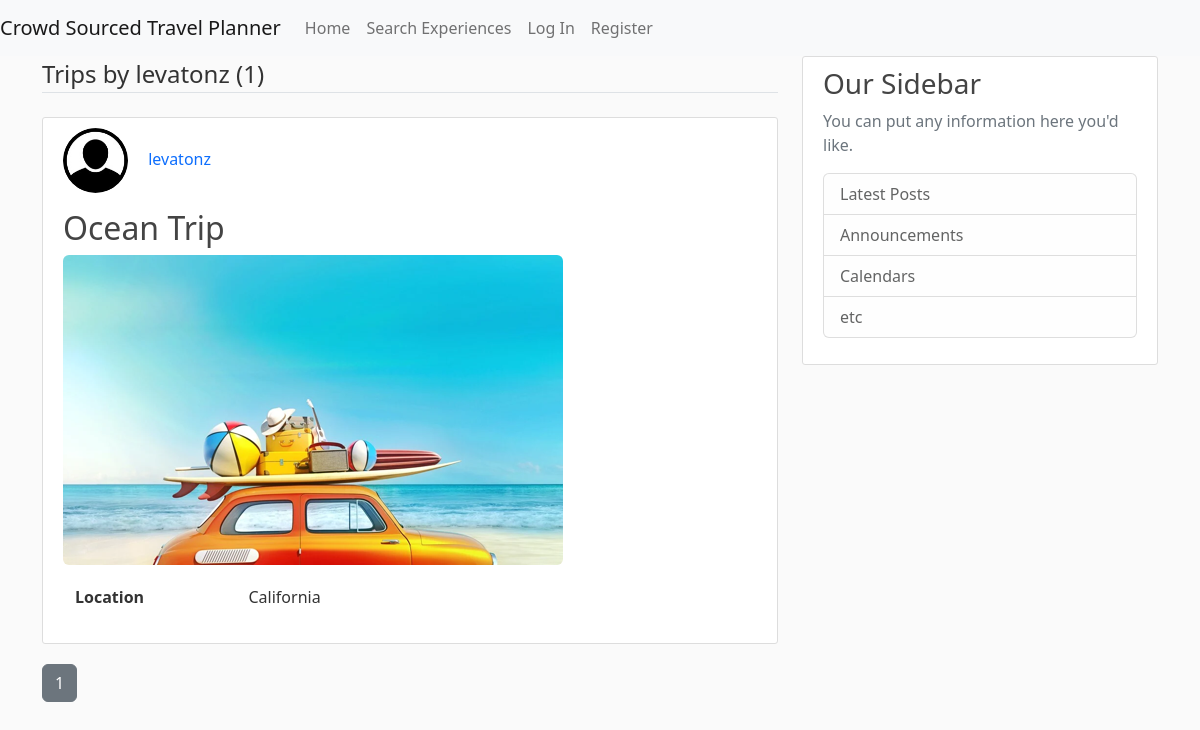
Page /user-trips/levatonz on the committed database.
### CrowdSourcedTravelPlanner/models.py (models this page shows, shortened)
class User(db.Model, UserMixin):
    id = db.Column(db.Integer, primary_key=True)
    username = db.Column(db.String(20), unique=True, nullable=False)
    email = db.Column(db.String(120), unique=True, nullable=False)
    image_file = db.Column(db.String(20), nullable=False, default='default.jpg')
    password = db.Column(db.String(60), nullable=False)
    date_account_created = db.Column(db.DateTime, nullable=False, default=datetime.utcnow)
    experiences = db.relationship('Experience', backref='author', lazy=True)
    trips = db.relationship('Trip', backref='author', lazy=True)
    location = db.Column(db.String(100), nullable=True, default="")
    latitude = db.Column(db.Float, nullable=True)  # Temporarily nullable for now while I'm testing
    longitude = db.Column(db.Float, nullable=True)  # Re-evaluate later
    sort = db.Column(db.String(20), nullable=True, default='recent')

class Trip(db.Model):
    id = db.Column(db.Integer, primary_key=True)
    title = db.Column(db.String(100), nullable=False)
    location = db.Column(db.String(100), nullable=False)
    image_file = db.Column(db.String(20), nullable=False, default='trips_default.jpg')
    user_id = db.Column(db.Integer, db.ForeignKey('user.id'), nullable=False)

### CrowdSourcedTravelPlanner/routes.py (the view)
@app.route("/user-trips/<string:username>")
def user_trips(username):
    page = request.args.get('page', 1, type=int)
    user = User.query.filter_by(username=username).first_or_404()
    trips = Trip.query.filter_by(author=user) \
        .order_by(Trip.title.desc()) \
        .paginate(page=page, per_page=5)
    return render_template('user_trips.html', trips=trips, user=user)

### CrowdSourcedTravelPlanner/templates/user_trips.html
{% extends "pageLayout.html" %}
{% block content %}
    <legend class="border-bottom mb-4">Trips by {{ user.username }} ({{ trips.total }})</legend>
    {% for trip in trips.items %}
        <article class="media content-section">
            <div class="media-body">
                <ul>
                    <li style="display:inline-block;">
                        <a href="{{ url_for('user_trips', username=trip.author.username) }}">
                            <img class="rounded-circle article-img"
                                src="{{ url_for('static', filename='profile_pics/' + trip.author.image_file) }}">
                        </a>
                    </li>
                    <li style="display:inline-block;">
                        <a class="mr-2 text-decoration-none" href="{{ url_for('user_trips', username=trip.author.username) }}">{{ trip.author.username }}</a>
                    </li>
                </ul>
                <h2><a class="article-title text-decoration-none"
                    href="{{ url_for('trip', trip_id=trip.id) }}">{{ trip.title }}</a></h2>
                <a href="{{ url_for('trip', trip_id=trip.id) }}">
                    <img class="img-rounded"
                        src="{{ url_for('static', filename='trip_pics/' + trip.image_file) }}">
                </a>
                <div class="container" style="margin-top: 20px;">
                    <dl class="row">
                        <dt class="col-sm-3">Location</dt>
                        <dd class="col-sm-9">{{ trip.location }}</dd>
                    </dl>
                </div>
            </div>
        </article>
    {% endfor %}
    {% for page_num in trips.iter_pages() %}
        {% if page_num %}
            {% if trips.page == page_num %}
                <a class="btn btn-secondary mb-4" href="{{ url_for('user_trips', username=user.username, page=page_num) }}">{{ page_num }}</a>
            {% else %}
                <a class="btn btn-outline-secondary mb-4" href="{{ url_for('user_trips', username=user.username, page=page_num) }}">{{ page_num }}</a>
            {% endif %}
        {% else %}
            ...
        {% endif %}
    {% endfor %}
{% endblock content %}}

### CrowdSourcedTravelPlanner/static/user_trips.css (style rules this page uses)
body { background: #fafafa; color: #333333; }
h1, h2, h3, h4, h5, h6 { color: #444444; }
.content-section { background: #ffffff; padding: 10px 20px; border: 1px solid #dddddd; border-radius: 3px; margin-bottom: 20px; }
.article-title { color: #444444; }
.article-img { height: 65px; width: 65px; margin-right: 16px; }
.img-rounded { border-radius:6px; }
ul { list-style: none; padding-left: 0; }

### rows in the picture
User: username "levatonz"
Trip: image_file (placeholder picture), author.username "levatonz", title "Ocean Trip", image_file (picture), location "California"

### other values in the picture
{{ trips.total }} "1"
{{ page_num }} "1"
